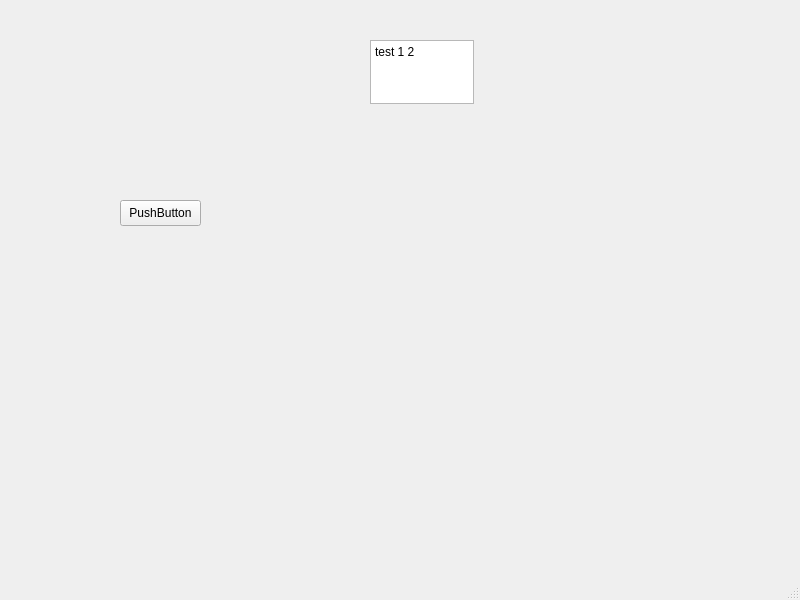
<?xml version="1.0" encoding="UTF-8"?>
<ui version="4.0">
 <class>MainWindow</class>
 <widget class="QMainWindow" name="MainWindow">
  <property name="geometry">
   <rect>
    <x>0</x>
    <y>0</y>
    <width>800</width>
    <height>600</height>
   </rect>
  </property>
  <property name="windowTitle">
   <string>MainWindow</string>
  </property>
  <widget class="QWidget" name="centralwidget">
   <widget class="QPushButton" name="pushButton">
    <property name="geometry">
     <rect>
      <x>120</x>
      <y>200</y>
      <width>81</width>
      <height>26</height>
     </rect>
    </property>
    <property name="text">
     <string>PushButton</string>
    </property>
   </widget>
   <widget class="QTextEdit" name="textEdit">
    <property name="geometry">
     <rect>
      <x>370</x>
      <y>40</y>
      <width>104</width>
      <height>64</height>
     </rect>
    </property>
    <property name="html">
     <string>&lt;!DOCTYPE HTML PUBLIC &quot;-//W3C//DTD HTML 4.0//EN&quot; &quot;http://www.w3.org/TR/REC-html40/strict.dtd&quot;&gt;
&lt;html&gt;&lt;head&gt;&lt;meta name=&quot;qrichtext&quot; content=&quot;1&quot; /&gt;&lt;meta charset=&quot;utf-8&quot; /&gt;&lt;style type=&quot;text/css&quot;&gt;
p, li { white-space: pre-wrap; }
hr { height: 1px; border-width: 0; }
li.unchecked::marker { content: &quot;\2610&quot;; }
li.checked::marker { content: &quot;\2612&quot;; }
&lt;/style&gt;&lt;/head&gt;&lt;body style=&quot; font-family:'Segoe UI'; font-size:9pt; font-weight:400; font-style:normal;&quot;&gt;
&lt;p style=&quot; margin-top:0px; margin-bottom:0px; margin-left:0px; margin-right:0px; -qt-block-indent:0; text-indent:0px;&quot;&gt;test 1 2&lt;/p&gt;
&lt;p style=&quot;-qt-paragraph-type:empty; margin-top:0px; margin-bottom:0px; margin-left:0px; margin-right:0px; -qt-block-indent:0; text-indent:0px;&quot;&gt;&lt;br /&gt;&lt;/p&gt;&lt;/body&gt;&lt;/html&gt;</string>
    </property>
   </widget>
  </widget>
  <widget class="QMenuBar" name="menubar">
   <property name="geometry">
    <rect>
     <x>0</x>
     <y>0</y>
     <width>800</width>
     <height>33</height>
    </rect>
   </property>
  </widget>
  <widget class="QStatusBar" name="statusbar"/>
 </widget>
 <resources/>
 <connections/>
</ui>
